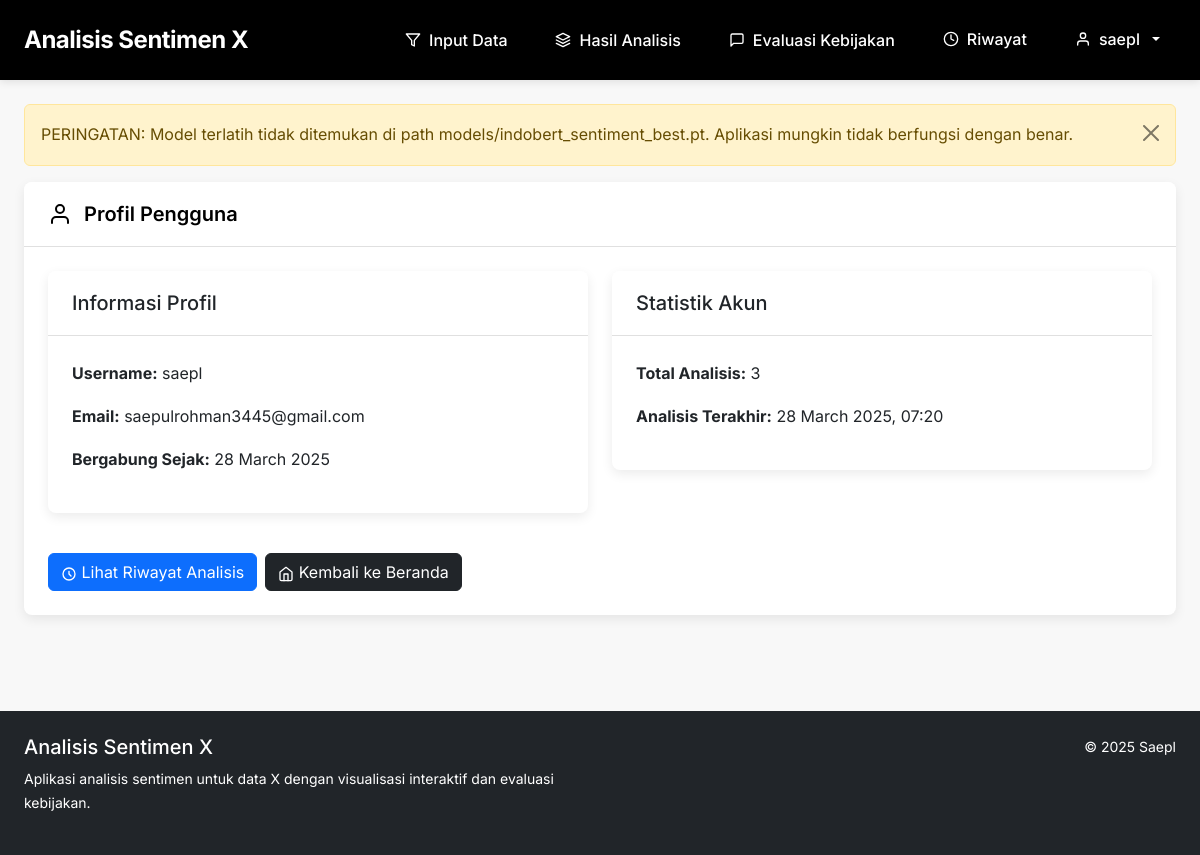
Page /?view=profile (signed in) on the earlier database version.
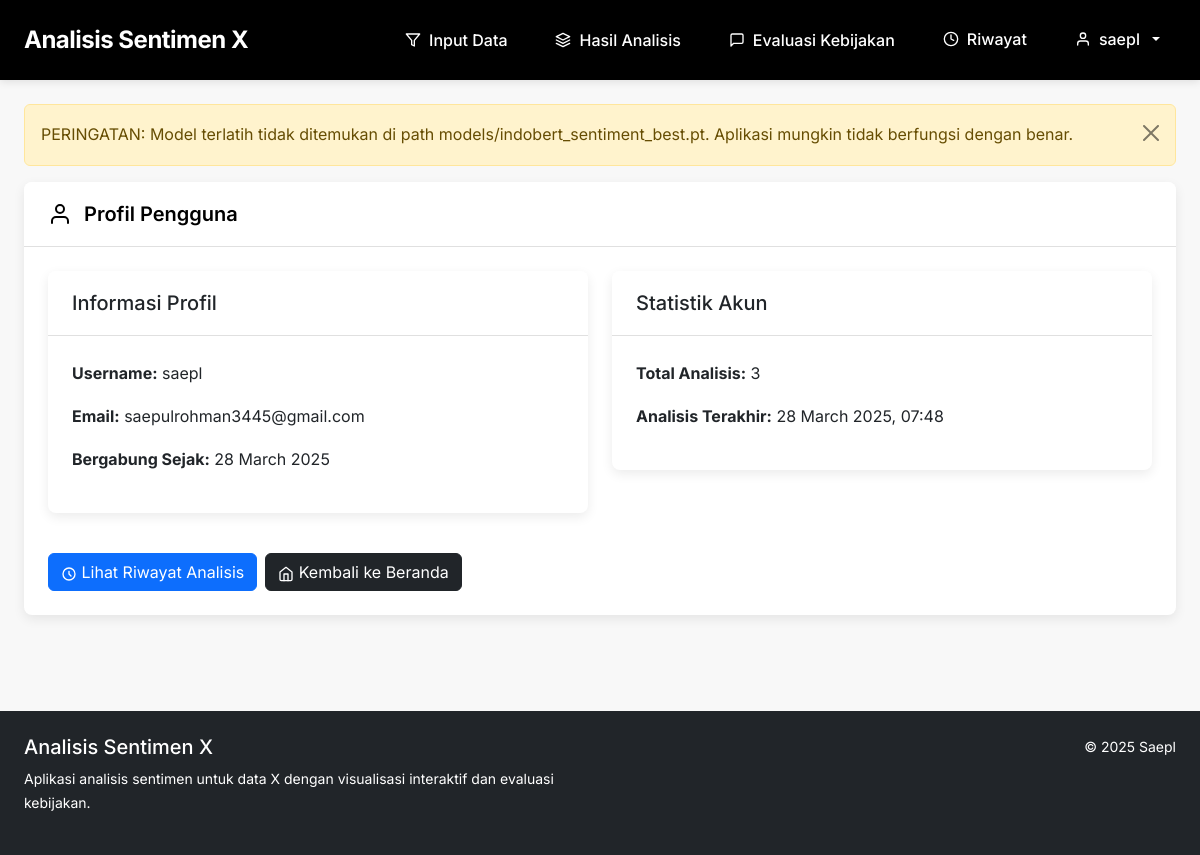
Same page on the later database version.
### app/models/database.py (models this page shows, shortened)
class AnalysisHistory(db.Model):
    id = db.Column(db.Integer, primary_key=True)
    title = db.Column(db.String(128), nullable=False)
    description = db.Column(db.Text, nullable=True)
    created_at = db.Column(db.DateTime, default=datetime.utcnow)
    file_path = db.Column(db.String(256), nullable=True)
    result_file_path = db.Column(db.String(256), nullable=True)
    total_tweets = db.Column(db.Integer, default=0)
    positive_count = db.Column(db.Integer, default=0)
    neutral_count = db.Column(db.Integer, default=0)
    negative_count = db.Column(db.Integer, default=0)
    positive_percent = db.Column(db.Float, default=0)
    neutral_percent = db.Column(db.Float, default=0)
    negative_percent = db.Column(db.Float, default=0)
    top_hashtags = db.Column(db.Text, nullable=True)  # Stored as JSON
    top_topics = db.Column(db.Text, nullable=True)    # Stored as JSON
    sentiment_plot = db.Column(db.Text, nullable=True)  # Base64 encoded image
    user_id = db.Column(db.Integer, db.ForeignKey('user.id'), nullable=False)

### app/routes/main_routes.py (the view)
@main_bp.route('/')
def index():
    model_path = current_app.config['MODEL_PATH']
    if not os.path.exists(model_path):
        flash("PERINGATAN: Model terlatih tidak ditemukan di path models/indobert_sentiment_best.pt. Aplikasi mungkin tidak berfungsi dengan benar.", "warning")
    view = request.args.get('view', 'input')
    if view in ['history', 'profile'] and not current_user.is_authenticated:
        flash('Anda harus login terlebih dahulu untuk mengakses halaman ini.', 'warning')
        return redirect(url_for('main.index', view='login'))
    if view == 'history':
        page = request.args.get('page', 1, type=int)
        histories = AnalysisHistory.query.filter_by(user_id=current_user.id).order_by(
            AnalysisHistory.created_at.desc()).paginate(page=page, per_page=10)
        return render_template('history/index.html', title='Riwayat Analisis',
                              histories=histories, view=view)
    elif view == 'profile':
        last_analysis = None
        if current_user.is_authenticated and current_user.histories.count() > 0:
            last_analysis = current_user.histories.order_by(AnalysisHistory.created_at.desc()).first()
        return render_template('auth/profile.html', title='Profil',
                              last_analysis=last_analysis, view=view)
    elif view == 'login':
        if current_user.is_authenticated:
            return redirect(url_for('main.index'))
        from app.forms.auth_forms import LoginForm
        form = LoginForm()
        return render_template('auth/login.html', title='Login', form=form, view=view)
    elif view == 'register':
        if current_user.is_authenticated:
            return redirect(url_for('main.index'))
        from app.forms.auth_forms import RegistrationForm
        form = RegistrationForm()
        return render_template('auth/register.html', title='Register', form=form, view=view)
    return render_template('index.html', view=view)

### app/models/database.py (called while the page is built)
@login_manager.user_loader
def load_user(user_id):
    return User.query.get(int(user_id))

### app/templates/auth/profile.html (shortened to what this page needs)
{% extends "base.html" %}
{% block content %}
<div class="card">
    <div class="card-header">
        <svg xmlns="http://www.w3.org/2000/svg" width="24" height="24" viewBox="0 0 24 24" fill="none" stroke="currentColor" stroke-width="2" stroke-linecap="round" stroke-linejoin="round"><path d="M20 21v-2a4 4 0 0 0-4-4H8a4 4 0 0 0-4 4v2"></path><circle cx="12" cy="7" r="4"></circle></svg>
        <h2 class="card-title">Profil Pengguna</h2>
    </div>
    <div class="card-body">
        <div class="row">
            <div class="col-md-6">
                <div class="card mb-4">
                    <div class="card-header">
                        <h5 class="mb-0">Informasi Profil</h5>
                    </div>
                    <div class="card-body">
                        <p><strong>Username:</strong> {{ current_user.username }}</p>
                        <p><strong>Email:</strong> {{ current_user.email }}</p>
                        <p><strong>Bergabung Sejak:</strong> {{ current_user.created_at.strftime('%d %B %Y') }}</p>
                    </div>
                </div>
            </div>
            <div class="col-md-6">
                <div class="card mb-4">
                    <div class="card-header">
                        <h5 class="mb-0">Statistik Akun</h5>
                    </div>
                    <div class="card-body">
                        <p><strong>Total Analisis:</strong> {{ current_user.histories.count() }}</p>
                        <p><strong>Analisis Terakhir:</strong>
                            {% if last_analysis %}
                                {{ last_analysis.created_at.strftime('%d %B %Y, %H:%M') }}
                            {% else %}
                                Belum ada analisis
                            {% endif %}
                        </p>
                    </div>
                </div>
            </div>
        </div>
        <div class="d-flex mt-3">
            <a href="{{ url_for('history.index') }}" class="btn btn-primary me-2">
                <svg xmlns="http://www.w3.org/2000/svg" width="16" height="16" viewBox="0 0 24 24" fill="none" stroke="currentColor" stroke-width="2" stroke-linecap="round" stroke-linejoin="round"><path d="M12 8v4l3 3m6-3a9 9 0 1 1-18 0 9 9 0 0 1 18 0z"></path></svg>
                Lihat Riwayat Analisis
            </a>
            <a href="{{ url_for('main.index') }}" class="btn btn-dark">
                <svg xmlns="http://www.w3.org/2000/svg" width="16" height="16" viewBox="0 0 24 24" fill="none" stroke="currentColor" stroke-width="2" stroke-linecap="round" stroke-linejoin="round"><path d="M3 9l9-7 9 7v11a2 2 0 0 1-2 2H5a2 2 0 0 1-2-2z"></path><polyline points="9 22 9 12 15 12 15 22"></polyline></svg>
                Kembali ke Beranda
            </a>
        </div>
    </div>
</div>
{% endblock %}

Differences in the rows shown:
changed AnalysisHistory: created_at "28 March 2025, 07:20" → "28 March 2025, 07:48"
